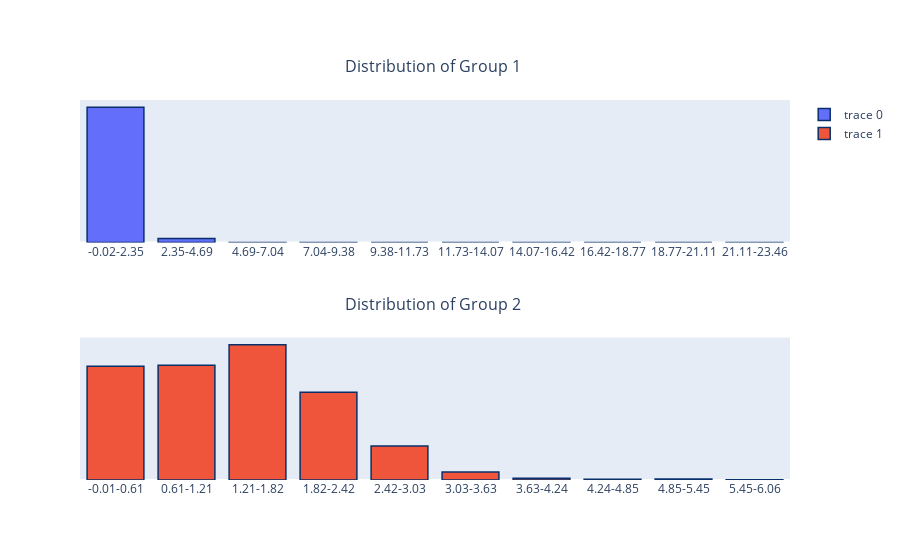

Notebook cell for this chart:
### Markdown cell above
#### Looking at the average time spent in a book
similar question to the one above, but this time, we are interested in seeing the average time spent on a book beofre commiting to a subscription

### Code cell
# creating copies of our group data
q5_g1 = group_1.copy()
q5_g2 = group_2.copy()
q5_combined = combined.copy()

# creating a function to output the avg time in minutes spent on a book before subscribing
def avg_book_time(df):
    df_subs = df[df["purchase_at"] == 1]
    users = pd.DataFrame(df_subs["user_id"].unique())
    user_avg_book_time = {}

    for user in users.values:
        user_data = df_subs[df_subs["user_id"] == user[0]]
        user_data["avg_book_time"] = (user_data["time_spent_in_book_s"] / 60) / user_data["distinct_chapters_opened_total"]
        avg_book_time = user_data["avg_book_time"].mean()
        user_avg_book_time[user[0]] = avg_book_time

    df_final = pd.DataFrame.from_dict(user_avg_book_time, orient ='index')
    df_final.columns = ["avg_book_time"]
    
    df_final = pd.DataFrame(df_final["avg_book_time"].value_counts(bins = 10).sort_index())
    df_final.columns = ["avg_book_time"]
    
    new_index = [str(round(float(str(index).split(",")[0][1:]), 2))+"-"
             + str(round(float(str(index).split(",")[1].strip().rstrip("]")), 2))
          for index in df_final.index]
    
    df_final.index = new_index
    
    return df_final

# gathering the data
avg_book_time_q5_g1 = avg_book_time(q5_g1)
avg_book_time_q5_g2 = avg_book_time(q5_g2)
avg_book_time_combined = avg_book_time(combined)

# graphing the data
grapher_2(avg_book_time_q5_g1, avg_book_time_q5_g2, "avg_book_time")

### Figure 1 — Plotly figure (JSON) as saved in the notebook; plotly's stock layout.template omitted (floating-point values rounded to 4 significant figures)
{"data": [{"marker": {"line": {"color": "rgb(8,48,107)", "width": 1.5}}, "type": "bar", "x": ["-0.02-2.35", "2.35-4.69", "4.69-7.04", "7.04-9.38", "9.38-11.73", "11.73-14.07", "14.07-16.42", "16.42-18.77", "18.77-21.11", "21.11-23.46"], "xaxis": "x", "y": [4927, 142, 2, 1, 0, 0, 2, 0, 0, 1], "yaxis": "y"}, {"marker": {"line": {"color": "rgb(8,48,107)", "width": 1.5}}, "type": "bar", "x": ["-0.01-0.61", "0.61-1.21", "1.21-1.82", "1.82-2.42", "2.42-3.03", "3.03-3.63", "3.63-4.24", "4.24-4.85", "4.85-5.45", "5.45-6.06"], "xaxis": "x2", "y": [332, 335, 395, 256, 99, 23, 5, 2, 3, 1], "yaxis": "y2"}], "layout": {"annotations": [{"font": {"size": 16}, "showarrow": false, "text": "Distribution of Group 1 <br> ", "x": 0.5, "xanchor": "center", "xref": "paper", "y": 1, "yanchor": "bottom", "yref": "paper"}, {"font": {"size": 16}, "showarrow": false, "text": "Distribution of Group 2 <br> ", "x": 0.5, "xanchor": "center", "xref": "paper", "y": 0.375, "yanchor": "bottom", "yref": "paper"}], "xaxis": {"anchor": "y", "domain": [0, 1]}, "xaxis2": {"anchor": "y2", "domain": [0, 1]}, "yaxis": {"anchor": "x", "domain": [0.625, 1], "showgrid": false, "showticklabels": false}, "yaxis2": {"anchor": "x2", "domain": [0, 0.375], "showgrid": false, "showticklabels": false}}}
